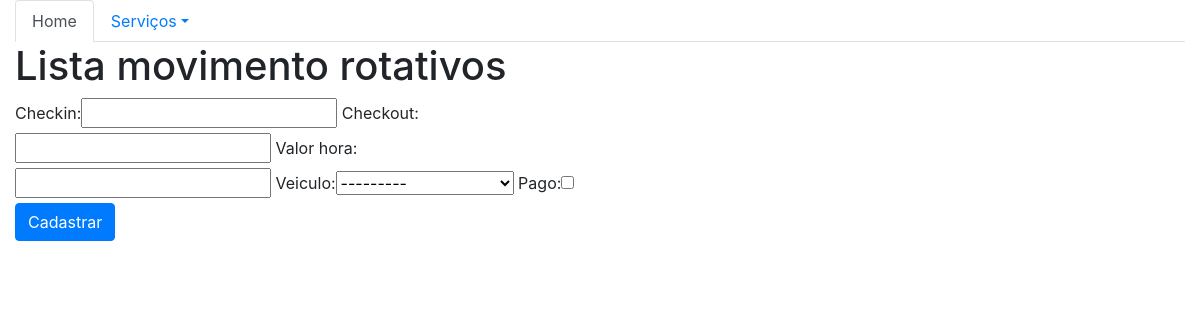
The page /mov_rot_list/ on the database as committed earlier.
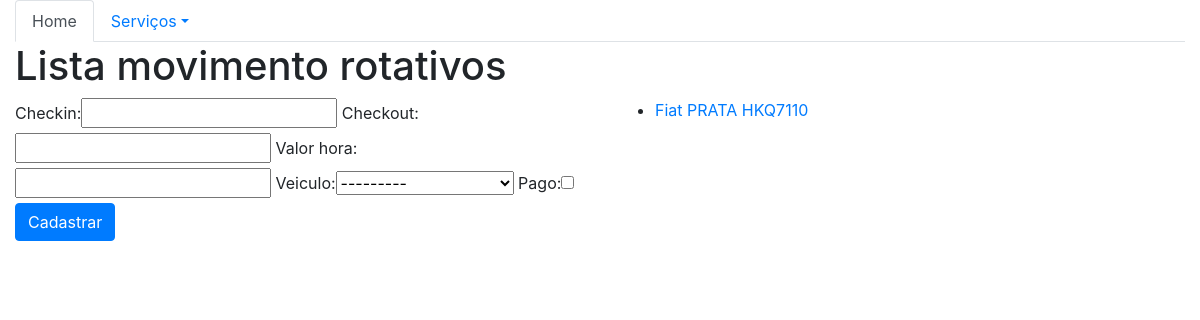
The same page on the database as committed later.
### core/models.py (models this page shows, shortened)
class MovRotativo(models.Model):
    checkin = models.DateTimeField(auto_now=False)
    checkout = models.DateTimeField(auto_now=False,null=True,blank=True)
    valor_hora = models.DecimalField(max_digits=5, decimal_places=2)
    veiculo = models.ForeignKey('Veiculo', related_name='veiculo', on_delete=models.CASCADE)
    pago = models.BooleanField(default=False)
    def __str__(self):
        return str(self.veiculo)

class Veiculo(models.Model):
    marca = models.ForeignKey('Marca', on_delete=models.CASCADE)
    placa = models.CharField(max_length=7)
    proprietario = models.ForeignKey('Pessoa', on_delete=models.CASCADE)
    cor = models.CharField(max_length=15)
    observacoes = models.TextField()
    def __str__(self):
        return str(self.marca) + ' ' + self.cor +  ' ' + self.placa

class Marca(models.Model):
    nome = models.CharField(max_length=50)
    def __str__(self):
        return self.nome

### core/views.py (the view)
# urls.py: path('mov_rot_list/', lista_mov_rotativos, name='core_lista_movrotativos'),
def lista_mov_rotativos(request):
    movrotativos = MovRotativo.objects.all()
    form = MovRotativoForm()
    data = {'movrotativos': movrotativos, 'form':form}
    return render(request, 'core/lista_mov_rotativos.html', data)

### core/forms.py
class MovRotativoForm(ModelForm):
    class Meta:
        model = MovRotativo
        fields = '__all__'

### core/templates/core/lista_mov_rotativos.html (shortened to what this page needs)
{% extends "base.html" %}
{% load bootstrap %}
{% block main %}
<div class="row">
    <div class="col-12">
        <h1> Lista movimento rotativos </h1>
    </div>
</div>
<div class="row">
    <div class="col-sm-6">
        <form action="{% url 'core_movrotativos_novo' %}" method="POST">
            {{ form |bootstrap }}
            <button type="submit" class="btn btn-primary">Cadastrar</button>
        </form>
    </div>
    <div class="col-sm-6">
        <ul>
        {% for movrotativo in movrotativos%}
            <li>
                <a href="{% url 'core_movrotativos_update' movrotativo.id %}"> {{ movrotativo }} </a>
            </li>
        {% endfor %}
        </ul>
    </div>
</div>
{% endblock %}

Rows that differ between the two databases and show on the page:
added MovRotativo: veiculo.placa "Fiat PRATA HKQ7110"
